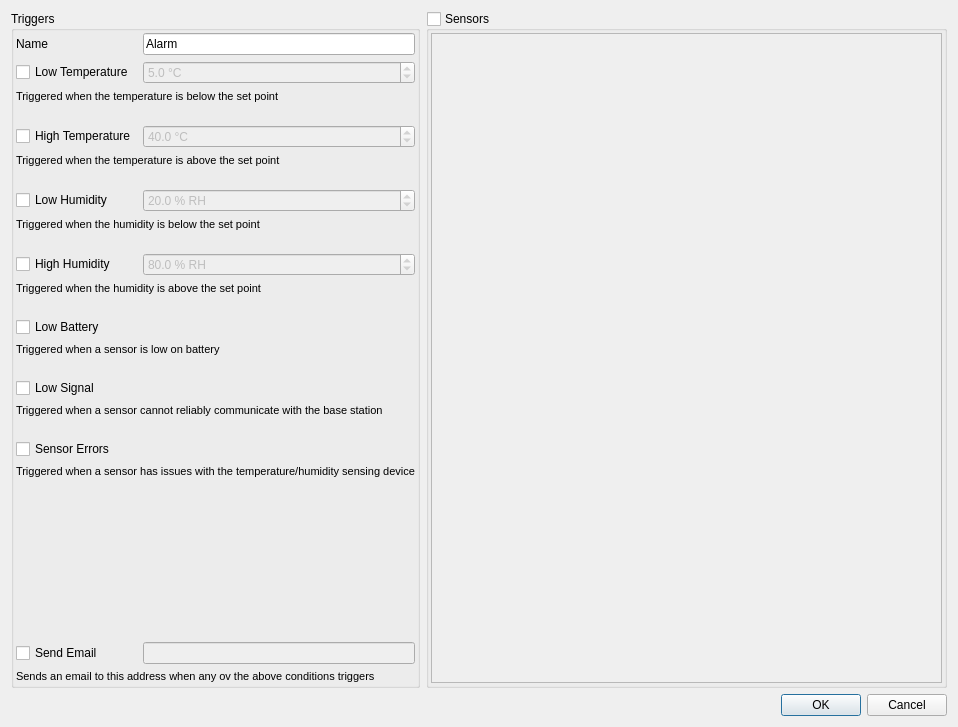
<?xml version="1.0" encoding="UTF-8"?>
<ui version="4.0">
 <class>AlarmDialog</class>
 <widget class="QDialog" name="AlarmDialog">
  <property name="geometry">
   <rect>
    <x>0</x>
    <y>0</y>
    <width>958</width>
    <height>727</height>
   </rect>
  </property>
  <property name="windowTitle">
   <string>New Alarm</string>
  </property>
  <layout class="QVBoxLayout" name="verticalLayout">
   <item>
    <widget class="QWidget" name="widget_3" native="true">
     <layout class="QHBoxLayout" name="horizontalLayout" stretch="0,100">
      <property name="leftMargin">
       <number>0</number>
      </property>
      <property name="topMargin">
       <number>0</number>
      </property>
      <property name="rightMargin">
       <number>0</number>
      </property>
      <property name="bottomMargin">
       <number>0</number>
      </property>
      <item>
       <widget class="QGroupBox" name="groupBox">
        <property name="title">
         <string>Triggers</string>
        </property>
        <layout class="QGridLayout" name="gridLayout">
         <property name="leftMargin">
          <number>2</number>
         </property>
         <property name="topMargin">
          <number>2</number>
         </property>
         <property name="rightMargin">
          <number>2</number>
         </property>
         <property name="bottomMargin">
          <number>2</number>
         </property>
         <item row="13" column="0">
          <widget class="QCheckBox" name="lowBatteryWatch">
           <property name="text">
            <string>Low Battery</string>
           </property>
           <property name="icon">
            <iconset resource="../res/res.qrc">
             <normaloff>:/icons/ui/battery-0.png</normaloff>:/icons/ui/battery-0.png</iconset>
           </property>
          </widget>
         </item>
         <item row="19" column="0">
          <widget class="QCheckBox" name="sensorErrorsWatch">
           <property name="text">
            <string>Sensor Errors</string>
           </property>
           <property name="icon">
            <iconset resource="../res/res.qrc">
             <normaloff>:/icons/ui/sensor-error.png</normaloff>:/icons/ui/sensor-error.png</iconset>
           </property>
          </widget>
         </item>
         <item row="23" column="0" colspan="2">
          <widget class="QLabel" name="label_9">
           <property name="font">
            <font>
             <pointsize>8</pointsize>
            </font>
           </property>
           <property name="text">
            <string>Sends an email to this address when any ov the above conditions triggers</string>
           </property>
          </widget>
         </item>
         <item row="9" column="0">
          <spacer name="verticalSpacer_4">
           <property name="orientation">
            <enum>Qt::Vertical</enum>
           </property>
           <property name="sizeType">
            <enum>QSizePolicy::Fixed</enum>
           </property>
           <property name="sizeHint" stdset="0">
            <size>
             <width>1</width>
             <height>16</height>
            </size>
           </property>
          </spacer>
         </item>
         <item row="1" column="1">
          <widget class="QDoubleSpinBox" name="lowTemperature">
           <property name="enabled">
            <bool>false</bool>
           </property>
           <property name="suffix">
            <string> °C</string>
           </property>
           <property name="decimals">
            <number>1</number>
           </property>
           <property name="minimum">
            <double>-50.000000000000000</double>
           </property>
           <property name="maximum">
            <double>200.000000000000000</double>
           </property>
           <property name="value">
            <double>5.000000000000000</double>
           </property>
          </widget>
         </item>
         <item row="11" column="0" colspan="2">
          <widget class="QLabel" name="label_5">
           <property name="font">
            <font>
             <pointsize>8</pointsize>
            </font>
           </property>
           <property name="text">
            <string>Triggered when the humidity is above the set point</string>
           </property>
          </widget>
         </item>
         <item row="4" column="0">
          <widget class="QCheckBox" name="highTemperatureWatch">
           <property name="text">
            <string>High Temperature</string>
           </property>
           <property name="icon">
            <iconset resource="../res/res.qrc">
             <normaloff>:/icons/ui/temperature.png</normaloff>:/icons/ui/temperature.png</iconset>
           </property>
          </widget>
         </item>
         <item row="18" column="0">
          <spacer name="verticalSpacer_7">
           <property name="orientation">
            <enum>Qt::Vertical</enum>
           </property>
           <property name="sizeType">
            <enum>QSizePolicy::Fixed</enum>
           </property>
           <property name="sizeHint" stdset="0">
            <size>
             <width>1</width>
             <height>16</height>
            </size>
           </property>
          </spacer>
         </item>
         <item row="6" column="0">
          <spacer name="verticalSpacer_3">
           <property name="orientation">
            <enum>Qt::Vertical</enum>
           </property>
           <property name="sizeType">
            <enum>QSizePolicy::Fixed</enum>
           </property>
           <property name="sizeHint" stdset="0">
            <size>
             <width>1</width>
             <height>16</height>
            </size>
           </property>
          </spacer>
         </item>
         <item row="17" column="0" colspan="2">
          <widget class="QLabel" name="label_7">
           <property name="font">
            <font>
             <pointsize>8</pointsize>
            </font>
           </property>
           <property name="text">
            <string>Triggered when a sensor cannot reliably communicate with the base station</string>
           </property>
          </widget>
         </item>
         <item row="10" column="1">
          <widget class="QDoubleSpinBox" name="highHumidity">
           <property name="enabled">
            <bool>false</bool>
           </property>
           <property name="suffix">
            <string> % RH</string>
           </property>
           <property name="decimals">
            <number>1</number>
           </property>
           <property name="value">
            <double>80.000000000000000</double>
           </property>
          </widget>
         </item>
         <item row="0" column="1">
          <widget class="QLineEdit" name="name">
           <property name="text">
            <string>Alarm</string>
           </property>
          </widget>
         </item>
         <item row="15" column="0">
          <spacer name="verticalSpacer_6">
           <property name="orientation">
            <enum>Qt::Vertical</enum>
           </property>
           <property name="sizeType">
            <enum>QSizePolicy::Fixed</enum>
           </property>
           <property name="sizeHint" stdset="0">
            <size>
             <width>1</width>
             <height>16</height>
            </size>
           </property>
          </spacer>
         </item>
         <item row="2" column="0" colspan="2">
          <widget class="QLabel" name="label_2">
           <property name="font">
            <font>
             <pointsize>8</pointsize>
            </font>
           </property>
           <property name="text">
            <string>Triggered when the temperature is below the set point</string>
           </property>
          </widget>
         </item>
         <item row="12" column="0">
          <spacer name="verticalSpacer_5">
           <property name="orientation">
            <enum>Qt::Vertical</enum>
           </property>
           <property name="sizeType">
            <enum>QSizePolicy::Fixed</enum>
           </property>
           <property name="sizeHint" stdset="0">
            <size>
             <width>1</width>
             <height>16</height>
            </size>
           </property>
          </spacer>
         </item>
         <item row="20" column="0" colspan="2">
          <widget class="QLabel" name="label_8">
           <property name="font">
            <font>
             <pointsize>8</pointsize>
            </font>
           </property>
           <property name="text">
            <string>Triggered when a sensor has issues with the temperature/humidity sensing device</string>
           </property>
          </widget>
         </item>
         <item row="3" column="0">
          <spacer name="verticalSpacer_2">
           <property name="orientation">
            <enum>Qt::Vertical</enum>
           </property>
           <property name="sizeType">
            <enum>QSizePolicy::Fixed</enum>
           </property>
           <property name="sizeHint" stdset="0">
            <size>
             <width>1</width>
             <height>16</height>
            </size>
           </property>
          </spacer>
         </item>
         <item row="14" column="0" colspan="2">
          <widget class="QLabel" name="label_6">
           <property name="font">
            <font>
             <pointsize>8</pointsize>
            </font>
           </property>
           <property name="text">
            <string>Triggered when a sensor is low on battery</string>
           </property>
          </widget>
         </item>
         <item row="8" column="0" colspan="2">
          <widget class="QLabel" name="label_4">
           <property name="font">
            <font>
             <pointsize>8</pointsize>
            </font>
           </property>
           <property name="text">
            <string>Triggered when the humidity is below the set point</string>
           </property>
          </widget>
         </item>
         <item row="7" column="0">
          <widget class="QCheckBox" name="lowHumidityWatch">
           <property name="text">
            <string>Low Humidity</string>
           </property>
           <property name="icon">
            <iconset resource="../res/res.qrc">
             <normaloff>:/icons/ui/humidity.png</normaloff>:/icons/ui/humidity.png</iconset>
           </property>
          </widget>
         </item>
         <item row="16" column="0">
          <widget class="QCheckBox" name="lowSignalWatch">
           <property name="text">
            <string>Low Signal</string>
           </property>
           <property name="icon">
            <iconset resource="../res/res.qrc">
             <normaloff>:/icons/ui/signal-0.png</normaloff>:/icons/ui/signal-0.png</iconset>
           </property>
          </widget>
         </item>
         <item row="21" column="0">
          <spacer name="verticalSpacer_8">
           <property name="orientation">
            <enum>Qt::Vertical</enum>
           </property>
           <property name="sizeHint" stdset="0">
            <size>
             <width>20</width>
             <height>40</height>
            </size>
           </property>
          </spacer>
         </item>
         <item row="1" column="0">
          <widget class="QCheckBox" name="lowTemperatureWatch">
           <property name="text">
            <string>Low Temperature</string>
           </property>
           <property name="icon">
            <iconset resource="../res/res.qrc">
             <normaloff>:/icons/ui/temperature.png</normaloff>:/icons/ui/temperature.png</iconset>
           </property>
          </widget>
         </item>
         <item row="10" column="0">
          <widget class="QCheckBox" name="highHumidityWatch">
           <property name="text">
            <string>High Humidity</string>
           </property>
           <property name="icon">
            <iconset resource="../res/res.qrc">
             <normaloff>:/icons/ui/humidity.png</normaloff>:/icons/ui/humidity.png</iconset>
           </property>
          </widget>
         </item>
         <item row="22" column="1">
          <widget class="QLineEdit" name="emailRecipient">
           <property name="enabled">
            <bool>false</bool>
           </property>
          </widget>
         </item>
         <item row="22" column="0">
          <widget class="QCheckBox" name="sendEmailAction">
           <property name="text">
            <string>Send Email</string>
           </property>
           <property name="icon">
            <iconset resource="../res/res.qrc">
             <normaloff>:/icons/ui/email.png</normaloff>:/icons/ui/email.png</iconset>
           </property>
          </widget>
         </item>
         <item row="4" column="1">
          <widget class="QDoubleSpinBox" name="highTemperature">
           <property name="enabled">
            <bool>false</bool>
           </property>
           <property name="suffix">
            <string> °C</string>
           </property>
           <property name="decimals">
            <number>1</number>
           </property>
           <property name="minimum">
            <double>-50.000000000000000</double>
           </property>
           <property name="maximum">
            <double>200.000000000000000</double>
           </property>
           <property name="value">
            <double>40.000000000000000</double>
           </property>
          </widget>
         </item>
         <item row="7" column="1">
          <widget class="QDoubleSpinBox" name="lowHumidity">
           <property name="enabled">
            <bool>false</bool>
           </property>
           <property name="suffix">
            <string> % RH</string>
           </property>
           <property name="decimals">
            <number>1</number>
           </property>
           <property name="maximum">
            <double>100.000000000000000</double>
           </property>
           <property name="value">
            <double>20.000000000000000</double>
           </property>
          </widget>
         </item>
         <item row="0" column="0">
          <widget class="QLabel" name="label">
           <property name="text">
            <string>Name</string>
           </property>
          </widget>
         </item>
         <item row="5" column="0" colspan="2">
          <widget class="QLabel" name="label_3">
           <property name="font">
            <font>
             <pointsize>8</pointsize>
            </font>
           </property>
           <property name="text">
            <string>Triggered when the temperature is above the set point</string>
           </property>
          </widget>
         </item>
        </layout>
       </widget>
      </item>
      <item>
       <widget class="QGroupBox" name="sensorGroup">
        <property name="title">
         <string>Sensors</string>
        </property>
        <property name="checkable">
         <bool>true</bool>
        </property>
        <property name="checked">
         <bool>false</bool>
        </property>
        <layout class="QVBoxLayout" name="verticalLayout_2" stretch="0">
         <property name="leftMargin">
          <number>2</number>
         </property>
         <property name="topMargin">
          <number>2</number>
         </property>
         <property name="rightMargin">
          <number>2</number>
         </property>
         <property name="bottomMargin">
          <number>2</number>
         </property>
         <item>
          <widget class="QTreeView" name="sensorList"/>
         </item>
        </layout>
       </widget>
      </item>
     </layout>
    </widget>
   </item>
   <item>
    <widget class="QDialogButtonBox" name="buttonBox">
     <property name="orientation">
      <enum>Qt::Horizontal</enum>
     </property>
     <property name="standardButtons">
      <set>QDialogButtonBox::Cancel|QDialogButtonBox::Ok</set>
     </property>
    </widget>
   </item>
  </layout>
 </widget>
 <resources>
  <include location="../res/res.qrc"/>
 </resources>
 <connections>
  <connection>
   <sender>buttonBox</sender>
   <signal>accepted()</signal>
   <receiver>AlarmDialog</receiver>
   <slot>accept()</slot>
   <hints>
    <hint type="sourcelabel">
     <x>266</x>
     <y>717</y>
    </hint>
    <hint type="destinationlabel">
     <x>157</x>
     <y>274</y>
    </hint>
   </hints>
  </connection>
  <connection>
   <sender>buttonBox</sender>
   <signal>rejected()</signal>
   <receiver>AlarmDialog</receiver>
   <slot>reject()</slot>
   <hints>
    <hint type="sourcelabel">
     <x>334</x>
     <y>717</y>
    </hint>
    <hint type="destinationlabel">
     <x>286</x>
     <y>274</y>
    </hint>
   </hints>
  </connection>
  <connection>
   <sender>lowTemperatureWatch</sender>
   <signal>toggled(bool)</signal>
   <receiver>lowTemperature</receiver>
   <slot>setEnabled(bool)</slot>
   <hints>
    <hint type="sourcelabel">
     <x>141</x>
     <y>90</y>
    </hint>
    <hint type="destinationlabel">
     <x>218</x>
     <y>88</y>
    </hint>
   </hints>
  </connection>
  <connection>
   <sender>highTemperatureWatch</sender>
   <signal>toggled(bool)</signal>
   <receiver>highTemperature</receiver>
   <slot>setEnabled(bool)</slot>
   <hints>
    <hint type="sourcelabel">
     <x>116</x>
     <y>168</y>
    </hint>
    <hint type="destinationlabel">
     <x>224</x>
     <y>168</y>
    </hint>
   </hints>
  </connection>
  <connection>
   <sender>lowHumidityWatch</sender>
   <signal>toggled(bool)</signal>
   <receiver>lowHumidity</receiver>
   <slot>setEnabled(bool)</slot>
   <hints>
    <hint type="sourcelabel">
     <x>148</x>
     <y>251</y>
    </hint>
    <hint type="destinationlabel">
     <x>214</x>
     <y>247</y>
    </hint>
   </hints>
  </connection>
  <connection>
   <sender>highHumidityWatch</sender>
   <signal>toggled(bool)</signal>
   <receiver>highHumidity</receiver>
   <slot>setEnabled(bool)</slot>
   <hints>
    <hint type="sourcelabel">
     <x>163</x>
     <y>327</y>
    </hint>
    <hint type="destinationlabel">
     <x>212</x>
     <y>326</y>
    </hint>
   </hints>
  </connection>
  <connection>
   <sender>sendEmailAction</sender>
   <signal>toggled(bool)</signal>
   <receiver>emailRecipient</receiver>
   <slot>setEnabled(bool)</slot>
   <hints>
    <hint type="sourcelabel">
     <x>124</x>
     <y>649</y>
    </hint>
    <hint type="destinationlabel">
     <x>226</x>
     <y>633</y>
    </hint>
   </hints>
  </connection>
 </connections>
</ui>
